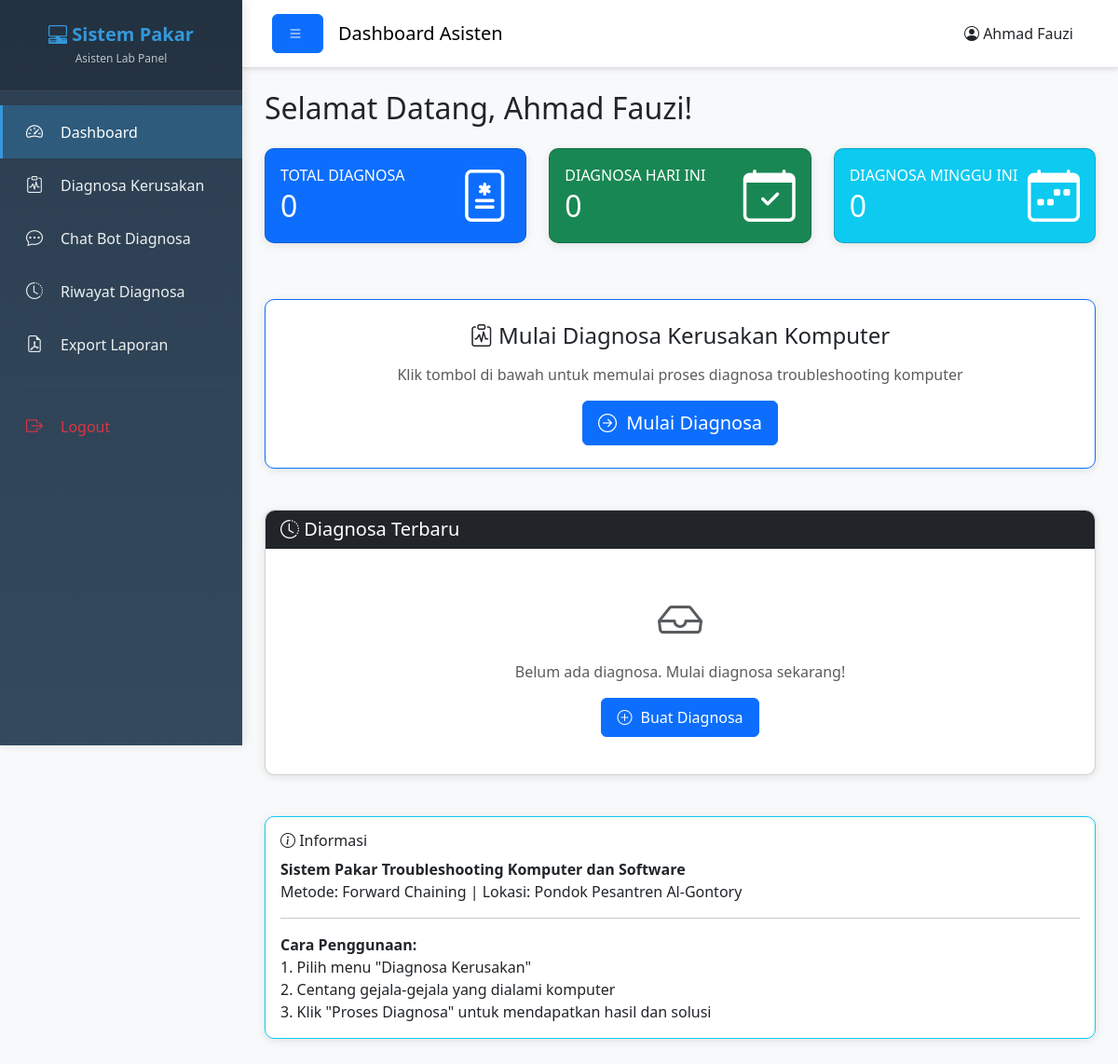
/Asisten/dashboard_asisten.php (signed in), run on an earlier commit of the app's database.
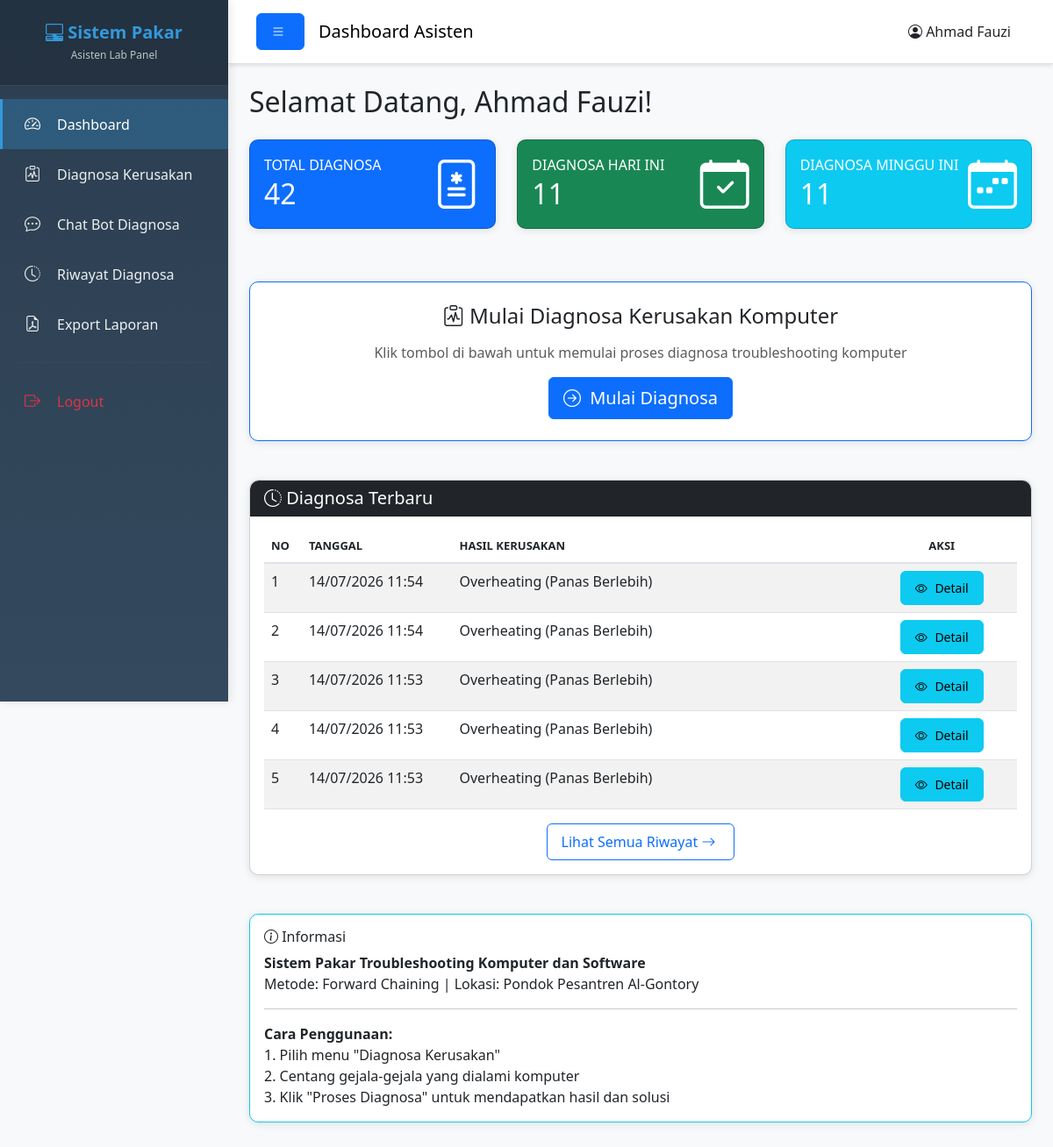
And on a later commit of the database.
### tables this page shows
CREATE TABLE `diagnosa` (
  `id_diagnosa` int(11) NOT NULL,
  `id_user` int(11) NOT NULL,
  `tanggal` datetime NOT NULL,
  `hasil_kerusakan` text NOT NULL
);

### Asisten/dashboard_asisten.php (the view, shortened to what this page needs)
<?php
$id_user = $_SESSION['id_user'];
$query_diagnosa = mysqli_query($koneksi, "SELECT COUNT(*) as total FROM diagnosa WHERE id_user='$id_user'");
$total_diagnosa = mysqli_fetch_assoc($query_diagnosa)['total'];
$query_today = mysqli_query($koneksi, "SELECT COUNT(*) as total FROM diagnosa WHERE id_user='$id_user' AND DATE(tanggal) = CURDATE()");
$total_today = mysqli_fetch_assoc($query_today)['total'];
$query_week = mysqli_query($koneksi, "SELECT COUNT(*) as total FROM diagnosa WHERE id_user='$id_user' AND YEARWEEK(tanggal) = YEARWEEK(NOW())");
$total_week = mysqli_fetch_assoc($query_week)['total'];
$query_recent = "SELECT d.*, k.nama_kerusakan
                 FROM diagnosa d
                 LEFT JOIN kerusakan k ON d.hasil_kerusakan = k.nama_kerusakan
                 WHERE d.id_user='$id_user'
                 ORDER BY d.tanggal DESC
                 LIMIT 5";
$result_recent = mysqli_query($koneksi, $query_recent);
?>
<!DOCTYPE html>
<html lang="id">
<head>
    <link href="https://cdn.jsdelivr.net/npm/bootstrap@5.3.0/dist/css/bootstrap.min.css" rel="stylesheet">
    <link rel="stylesheet" href="https://cdn.jsdelivr.net/npm/bootstrap-icons@1.10.0/font/bootstrap-icons.css">
    <link rel="stylesheet" href="../Assets/css/style.css?v=20260713">
</head>
<body>
    <div class="wrapper">
        <?php include 'sidebar_asisten.php'; ?>
        <div class="main-content">
            <nav class="navbar navbar-expand-lg navbar-light bg-white border-bottom">
                <div class="container-fluid">
                    <button class="btn btn-primary" id="sidebarToggle">
                        <i class="bi bi-list"></i>
                    </button>
                    <span class="navbar-brand mb-0 h1 ms-3">Dashboard Asisten</span>
                    <div class="ms-auto">
                        <span class="me-3">
                            <i class="bi bi-person-circle"></i> <?php echo $_SESSION['nama_lengkap']; ?>
                        </span>
                    </div>
                </div>
            </nav>
            <div class="container-fluid p-4">
                <h2 class="mb-4">Selamat Datang, <?php echo $_SESSION['nama_lengkap']; ?>!</h2>
                <div class="row mb-4">
                    <div class="col-md-4 mb-3">
                        <div class="card bg-primary text-white shadow">
                            <div class="card-body">
                                <div class="d-flex justify-content-between align-items-center">
                                    <div>
                                        <h6 class="text-uppercase mb-1">Total Diagnosa</h6>
                                        <h2 class="mb-0"><?php echo $total_diagnosa; ?></h2>
                                    </div>
                                    <div class="display-4">
                                        <i class="bi bi-file-medical"></i>
                                    </div>
                                </div>
                            </div>
                        </div>
                    </div>
                    <div class="col-md-4 mb-3">
                        <div class="card bg-success text-white shadow">
                            <div class="card-body">
                                <div class="d-flex justify-content-between align-items-center">
                                    <div>
                                        <h6 class="text-uppercase mb-1">Diagnosa Hari Ini</h6>
                                        <h2 class="mb-0"><?php echo $total_today; ?></h2>
                                    </div>
                                    <div class="display-4">
                                        <i class="bi bi-calendar-check"></i>
                                    </div>
                                </div>
                            </div>
                        </div>
                    </div>
                    <div class="col-md-4 mb-3">
                        <div class="card bg-info text-white shadow">
                            <div class="card-body">
                                <div class="d-flex justify-content-between align-items-center">
                                    <div>
                                        <h6 class="text-uppercase mb-1">Diagnosa Minggu Ini</h6>
                                        <h2 class="mb-0"><?php echo $total_week; ?></h2>
                                    </div>
                                    <div class="display-4">
                                        <i class="bi bi-calendar-week"></i>
                                    </div>
                                </div>
                            </div>
                        </div>
                    </div>
                </div>
                <div class="row mb-4">
                    <div class="col-md-12">
                        <div class="card shadow border-primary">
                            <div class="card-body text-center p-4">
                                <h4 class="mb-3">
                                    <i class="bi bi-clipboard-pulse"></i>
                                    Mulai Diagnosa Kerusakan Komputer
                                </h4>
                                <p class="text-muted mb-3">
                                    Klik tombol di bawah untuk memulai proses diagnosa troubleshooting komputer
                                </p>
                                <a href="diagnosa.php" class="btn btn-primary btn-lg">
                                    <i class="bi bi-arrow-right-circle"></i> Mulai Diagnosa
                                </a>
                            </div>
                        </div>
                    </div>
                </div>
                <div class="row">
                    <div class="col-md-12">
                        <div class="card shadow">
                            <div class="card-header bg-dark text-white">
                                <h5 class="mb-0"><i class="bi bi-clock-history"></i> Diagnosa Terbaru</h5>
                            </div>
                            <div class="card-body">
                                <?php if(mysqli_num_rows($result_recent) > 0): ?>
                                <div class="table-responsive">
                                    <table class="table table-hover table-striped">
                                        <thead>
                                            <tr>
                                                <th width="5%">No</th>
                                                <th width="20%">Tanggal</th>
                                                <th width="55%">Hasil Kerusakan</th>
                                                <th width="20%" class="text-center">Aksi</th>
                                            </tr>
                                        </thead>
                                        <tbody>
                                            <?php
                                            $no = 1;
                                            while($row = mysqli_fetch_assoc($result_recent)):
                                            ?>
                                            <tr>
                                                <td><?php echo $no++; ?></td>
                                                <td><?php echo date('d/m/Y H:i', strtotime($row['tanggal'])); ?></td>
                                                <td><?php echo $row['hasil_kerusakan']; ?></td>
                                                <td class="text-center">
                                                    <a href="hasil_diagnosa.php?id=<?php echo $row['id_diagnosa']; ?>"
                                                       class="btn btn-info btn-sm">
                                                        <i class="bi bi-eye"></i> Detail
                                                    </a>
                                                </td>
                                            </tr>
                                            <?php endwhile; ?>
                                        </tbody>
                                    </table>
                                </div>
                                <div class="text-center mt-3">
                                    <a href="riwayat_diagnosa.php" class="btn btn-outline-primary">
                                        Lihat Semua Riwayat <i class="bi bi-arrow-right"></i>
                                    </a>
                                </div>
                                <?php else: ?>
                                <div class="text-center text-muted py-4">
                                    <i class="bi bi-inbox" style="font-size: 48px;"></i>
                                    <p class="mt-2">Belum ada diagnosa. Mulai diagnosa sekarang!</p>
                                    <a href="diagnosa.php" class="btn btn-primary">
                                        <i class="bi bi-plus-circle"></i> Buat Diagnosa
                                    </a>
                                </div>
                                <?php endif; ?>
                            </div>
                        </div>
                    </div>
                </div>
                <div class="row mt-4">
                    <div class="col-md-12">
                        <div class="card shadow border-info">
                            <div class="card-body">
                                <h6><i class="bi bi-info-circle"></i> Informasi</h6>
                                <p class="mb-1">
                                    <strong>Sistem Pakar Troubleshooting Komputer dan Software</strong><br>
                                    Metode: Forward Chaining | Lokasi: Pondok Pesantren Al-Gontory
                                </p>
                                <hr>
                                <p class="mb-0">
                                    <strong>Cara Penggunaan:</strong><br>
                                    1. Pilih menu "Diagnosa Kerusakan"<br>
                                    2. Centang gejala-gejala yang dialami komputer<br>
                                    3. Klik "Proses Diagnosa" untuk mendapatkan hasil dan solusi
                                </p>
                            </div>
                        </div>
                    </div>
                </div>
            </div>
        </div>
    </div>
</body>
</html>

### Asisten/sidebar_asisten.php (shortened to what this page needs)
<?php
$current_page = basename($_SERVER['PHP_SELF']);
?>
<div class="sidebar" id="sidebar">
    <div class="sidebar-header">
        <h4><i class="bi bi-pc-display-horizontal"></i> Sistem Pakar</h4>
        <p class="mb-0">Asisten Lab Panel</p>
    </div>
    <nav class="sidebar-menu">
        <a href="dashboard_asisten.php" class="sidebar-link <?php echo ($current_page == 'dashboard_asisten.php') ? 'active' : ''; ?>">
            <i class="bi bi-speedometer2"></i>
            <span>Dashboard</span>
        </a>
        <a href="diagnosa.php" class="sidebar-link <?php echo ($current_page == 'diagnosa.php' || $current_page == 'proses_diagnosa.php' || $current_page == 'hasil_diagnosa.php') ? 'active' : ''; ?>">
            <i class="bi bi-clipboard-pulse"></i>
            <span>Diagnosa Kerusakan</span>
        </a>
        <a href="diagnosa_chat.php" class="sidebar-link <?php echo ($current_page == 'diagnosa_chat.php' || $current_page == 'proses_chat.php' || $current_page == 'proses_chat_v2.php') ? 'active' : ''; ?>">
            <i class="bi bi-chat-dots"></i>
            <span>Chat Bot Diagnosa</span>
        </a>
        <a href="riwayat_diagnosa.php" class="sidebar-link <?php echo ($current_page == 'riwayat_diagnosa.php') ? 'active' : ''; ?>">
            <i class="bi bi-clock-history"></i>
            <span>Riwayat Diagnosa</span>
        </a>
        <a href="export_laporan.php" class="sidebar-link <?php echo ($current_page == 'export_laporan.php') ? 'active' : ''; ?>">
            <i class="bi bi-file-earmark-pdf"></i>
            <span>Export Laporan</span>
        </a>
        <hr class="sidebar-divider">
                <a href="#" class="sidebar-link text-danger" onclick="showLogoutConfirm('dashboard_asisten.php'); return false;">
                        <i class="bi bi-box-arrow-right"></i>
                        <span>Logout</span>
                </a>
    </nav>
</div>

### Assets/css/style.css (style rules this page uses)
* { margin: 0; padding: 0; box-sizing: border-box; }
body { font-family: "Segoe UI", Tahoma, Geneva, Verdana, sans-serif; background-color: #f8f9fa; }
.wrapper { display: flex; width: 100%; min-height: 100vh; }
.sidebar { width: 260px; background: linear-gradient(180deg, #2c3e50 0%, #34495e 100%); color: #ecf0f1; min-height: 100vh; position: fixed; left: 0; top: 0; overflow-y: auto; transition: margin-left 0.3s ease, opacity 0.3s ease, transform 0.3s ease; z-index: 1000; box-shadow: 2px 0 10px rgba(0, 0, 0, 0.1); }
.sidebar-header { padding: 25px 20px; background: rgba(0, 0, 0, 0.2); border-bottom: 1px solid rgba(255, 255, 255, 0.1); text-align: center; }
.sidebar-header h4 { margin: 0; font-size: 20px; font-weight: 700; color: #3498db; }
.sidebar-header p { margin: 5px 0 0 0; font-size: 12px; color: #bdc3c7; }
.sidebar-menu { padding: 15px 0; }
.sidebar-link { display: flex; align-items: center; padding: 15px 25px; color: #ecf0f1; text-decoration: none; transition: all 0.3s ease; border-left: 3px solid transparent; }
.sidebar-link.active { background: rgba(52, 152, 219, 0.3); border-left-color: #3498db; color: #fff; }
.sidebar-link i { font-size: 18px; width: 25px; margin-right: 12px; }
.sidebar-divider { border-color: rgba(255, 255, 255, 0.1); margin: 15px 20px; }
.main-content { flex: 1; margin-left: 260px; transition: margin-left 0.3s ease, opacity 0.3s ease, transform 0.3s ease; background-color: #f8f9fa; }
.navbar { box-shadow: 0 2px 5px rgba(0, 0, 0, 0.1); padding: 15px 20px; }
.card { border-radius: 10px; margin-bottom: 20px; transition: transform 0.3s ease, box-shadow 0.3s ease; }
.card-header { border-radius: 10px 10px 0 0 !important; font-weight: 600; }
.table { margin-bottom: 0; }
.table thead th { font-weight: 600; text-transform: uppercase; font-size: 13px; border-bottom: 2px solid #dee2e6; }
.btn { border-radius: 6px; padding: 8px 16px; font-weight: 500; transition: all 0.3s ease; }
.btn i { margin-right: 5px; }
.shadow { box-shadow: 0 2px 10px rgba(0, 0, 0, 0.1) !important; }

What changed in the data, as far as the page shows it:
added diagnosa: tanggal "14/07/2026 11:54", hasil_kerusakan "Overheating (Panas Berlebih)"
added diagnosa: tanggal "14/07/2026 11:54", hasil_kerusakan "Overheating (Panas Berlebih)"
added diagnosa: tanggal "14/07/2026 11:53", hasil_kerusakan "Overheating (Panas Berlebih)"
added diagnosa: tanggal "14/07/2026 11:53", hasil_kerusakan "Overheating (Panas Berlebih)"
added diagnosa: tanggal "14/07/2026 11:53", hasil_kerusakan "Overheating (Panas Berlebih)"
Also different on the page:
$total_diagnosa: "0" → "42"
$total_today: "0" → "11"
$total_week: "0" → "11"
text no longer shown: "Belum ada diagnosa. Mulai diagnosa sekarang! Buat Diagnosa"
text now shown: "NO TANGGAL HASIL KERUSAKAN AKSI Lihat Semua Riwayat"
